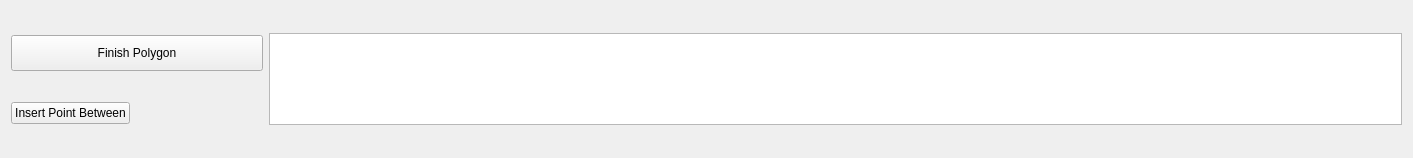
<?xml version="1.0" encoding="UTF-8"?>
<ui version="4.0">
 <class>polygonSelectForm</class>
 <widget class="QWidget" name="polygonSelectForm">
  <property name="geometry">
   <rect>
    <x>0</x>
    <y>0</y>
    <width>1413</width>
    <height>158</height>
   </rect>
  </property>
  <property name="windowTitle">
   <string>Form</string>
  </property>
  <layout class="QGridLayout" name="gridLayout">
   <item row="1" column="0">
    <widget class="QPushButton" name="insertPointButton">
     <property name="sizePolicy">
      <sizepolicy hsizetype="Fixed" vsizetype="Fixed">
       <horstretch>0</horstretch>
       <verstretch>0</verstretch>
      </sizepolicy>
     </property>
     <property name="text">
      <string>Insert Point Between</string>
     </property>
    </widget>
   </item>
   <item row="0" column="0">
    <widget class="QPushButton" name="finishPolygonButton">
     <property name="sizePolicy">
      <sizepolicy hsizetype="Fixed" vsizetype="Fixed">
       <horstretch>0</horstretch>
       <verstretch>0</verstretch>
      </sizepolicy>
     </property>
     <property name="minimumSize">
      <size>
       <width>252</width>
       <height>36</height>
      </size>
     </property>
     <property name="text">
      <string>Finish Polygon</string>
     </property>
    </widget>
   </item>
   <item row="0" column="1" rowspan="2">
    <widget class="QPlainTextEdit" name="polygonMessageBox">
     <property name="undoRedoEnabled">
      <bool>false</bool>
     </property>
     <property name="readOnly">
      <bool>true</bool>
     </property>
    </widget>
   </item>
  </layout>
 </widget>
 <resources/>
 <connections/>
</ui>
